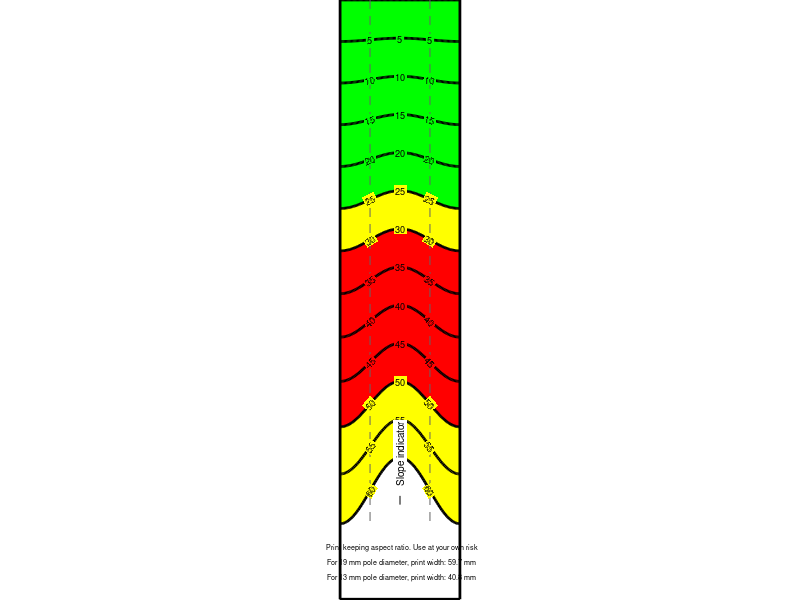

Write the MATLAB code that produced this figure.
%%========================================================================
% THIS CODE WILL CREATE A PNG SKI-POLE INCLINOMETER WITH GNU OCTAVE V.5.2.0
% The inclinometer is ment to be wrapped around the ski-pole
% Author: Ph.D. Miguel LLORENTE ISIDRO
% Contact: m.llorente@igme.es
% Author affiliation: Spanish Geological Survey
% TOS: use at your own risk
% Date: 06/10/2020
% Version: 1.0

%%========================================================================
% REQUIREMENTS: GNU OCTAVE v. 5.2.0 
% You are supposed to know the diameter of your ski-pole, walking stick or 
% whatever cilinder-like object where you plan to wrap the inclinometer
%
% WARNING: there is a plog bug that wont rotate text, however, the png
% that will be created will have rotated text.

clc; clear; close;

%%========================================================================
%% INPUT DATA
% Diameter of the pole and line narrowest separation
d = input ('Input pole diameter (mm, usually 12, 14, 16 or 19): ');
e = input ('Input slope-line spacing (in mm, usually 5): ');
tf=25*d/19; % The fontsize for tags was calibrated for 19 mm diameter pole
lw=2; % The width of the lines marking the slopes, 2 or 3 is ok
%
%%========================================================================
% Preparing basic derivatives
c=d*pi(); % Circunference length of the pole
x=linspace(0,c,101); % equally spaced sampling for representing the sinusoidal
a=deg2rad(linspace(0,60,13)); % equally spaced 5 degree intervals slope planes

% The following describes the sinusoidal representing the intersection of 
% planes at different angles with a cilinder and then dewrapped
yy=[]; % this are the one line arrays describing one angle per line
y=[]; % all yy will be stored into a single matrix

for m = [1:length(a)];
    for n = [1:length(x)];
      yy=[yy, -((c*tan(a(m)))/(2*pi()))*(cos(2*pi()*(x(n)/(c))))-(-((c*tan(a(m)))/(2*pi()))*(cos(2*pi()*(-c/2)/(c))))-(e*rad2deg(a(m))/5)];
    end
  y=[y;yy];
  yy=[];
end


%%========================================================================
% GRAPHING RESULTS
fn = 1; fx = 100; fy = 10; % figure number and screen position
fw = round(c*10); fh = round(abs(min(y(:)))*10+100); % Figure width and height
% Adjusting size of data in plot to fit everything
figure(fn, 'OuterPosition', [fx fy fw fh], 'Position', [fx fy fw fh]);

hold on;
%%------------------------------------------------------------------------
% Background colors
% The green part from 0 to 25 degrees
X=[x,fliplr(x)];  
Y=[y(1, :),fliplr(y(6, :))];
fill(X,Y,'g');
% The yellow part from 25 to 30 degrees, which represents the most common
% friction angle for natural soils and also meaningful for snowavalanch hazard
Y=[y(6, :),fliplr(y(7, :))];
fill(X,Y,'y'); 
% The red part from 30  to 50 degrees, which represents a critical value
% for most natural slopes
Y=[y(7, :),fliplr(y(11, :))];
fill(X,Y,'r');
% The yellow part from 50 to 60 degrees, how the hell is that holding up?
Y=[y(11, :),fliplr(y(13, :))];
fill(X,Y,'y');

clear X Y;

%%------------------------------------------------------------------------ 
% Guiding lines
% Major black guiding lines
plot(x,y, '-', 'linewidth', lw, 'color', [0 0 0]);
% Grey dashed secondary guiding lines
plot( [c/4 c/4], [0 min(y(:))], '--', 'color', [100 100 100]/255);
plot( [3*c/4 3*c/4], [0 min(y(:))], '--', 'color', [100 100 100]/255);

%%------------------------------------------------------------------------
% The tags with all their properties
for i=[2:5];
  tt=num2str(round(rad2deg(a(i))));
  text (c*1/4, (y(i,26)), tt, 'HorizontalAlignment','center', 'FontSize', tf, 'backgroundcolor','green','margin',1,'rotation',rad2deg(a(i))); %left
  text (c*1/2+d/100, (y(i,51)), tt, 'HorizontalAlignment','center', 'FontSize',tf,'backgroundcolor','green','margin',1); %center
  text (c*3/4, (y(i,76)), tt, 'HorizontalAlignment','center', 'FontSize',tf,'backgroundcolor','green','margin',1,'rotation',-rad2deg(a(i))); %right
end

for i=[6:7];
  tt=num2str(round(rad2deg(a(i))));
  text (c*1/4, (y(i,26)), tt, 'HorizontalAlignment','center', 'FontSize',tf,'backgroundcolor','yellow','margin',1,'rotation',rad2deg(a(i)));
  text (c*1/2+d/100, (y(i,51)), tt, 'HorizontalAlignment','center', 'FontSize',tf,'backgroundcolor','yellow','margin',1);
  text (c*3/4, (y(i,76)), tt, 'HorizontalAlignment','center', 'FontSize',tf,'backgroundcolor','yellow','margin',1,'rotation',-rad2deg(a(i))); 
end

for i=[8:10];
  tt=num2str(round(rad2deg(a(i))));
  text (c*1/4, (y(i,26)), tt, 'HorizontalAlignment','center', 'FontSize',tf,'backgroundcolor','red','margin',1,'rotation',rad2deg(a(i)));
  text (c*1/2+d/100, (y(i,51)), tt, 'HorizontalAlignment','center', 'FontSize',tf,'backgroundcolor','red','margin',1);
  text (c*3/4, (y(i,76)), tt, 'HorizontalAlignment','center', 'FontSize',tf,'backgroundcolor','red','margin',1,'rotation',-rad2deg(a(i))); 
end

for i=[11:13];
  tt=num2str(round(rad2deg(a(i))));
  text (c*1/4, (y(i,26)), tt, 'HorizontalAlignment','center','fontsize',tf,'backgroundcolor','yellow','margin',1,'rotation',rad2deg(a(i)));
  text (c*1/2+d/100, (y(i,51)), tt, 'HorizontalAlignment','center', 'fontsize',tf,'backgroundcolor','yellow','margin',1);
  text (c*3/4, (y(i,76)), tt, 'HorizontalAlignment','center', 'fontsize',tf,'backgroundcolor','yellow','margin',1,'rotation',-rad2deg(a(i))); 
end

%%------------------------------------------------------------------------
% More graph properties to keep things smooth and clean
axis equal;
xlim ([0 c]); ylim ([min(y(:))-10 0]);
axis nolabel; axis tick;

%%------------------------------------------------------------------------
%Decorations
% A cute vertical line at the bottom
refx=[c/2 c/2];
refy=[-((c*tan(a(13)))/(2*pi()))*(cos(2*pi()*(x(50)/(c))))-(-((c*tan(a(13)))/(2*pi()))*(cos(2*pi()*(-c/2)/(c))))-(e*rad2deg(a(13))/5)-e  min(y(:))+e/2];
plot(refx, refy, '-', 'color', [0 0 0]);

% A cute bounding box
refx=[0 0 c c];
refy=[0 min(y(:))-9.9 min(y(:))-9.9 0]; % minus 9.9 and not -10 to fit the line inside
plot(refx, refy, '-', 'color', [0 0 0], 'linewidth', lw);

% A cute text annotation at the bottom
text (c/2, min(y(:))+e, 'Slope indicator', 'HorizontalAlignment','left', 'FontWeight','normal', 'rotation',90,'fontsize',tf*1.1, 'backgroundcolor','white', 'margin',1); 
text (c/2+c/50, min(y(:))-3, 'Print keeping aspect ratio. Use at your own risk', 'HorizontalAlignment','center', 'FontWeight','normal','fontsize',tf*0.8); 
text (c/2+c/50, min(y(:))-5, 'For 19 mm pole diameter, print width: 59.7 mm', 'HorizontalAlignment','center', 'FontWeight','normal','fontsize',tf*0.8); 
text (c/2+c/50, min(y(:))-7, 'For 13 mm pole diameter, print width: 40.8 mm', 'HorizontalAlignment','center', 'FontWeight','normal','fontsize',tf*0.8); 
% Setting the size of the chart
t=char(strcat('-S',num2str(fw),{','},num2str(fh)));
%%------------------------------------------------------------------------

% Getting rid of the annoying white margins
set(gca, 'Position', get(gca, 'OuterPosition') - get(gca, 'TightInset') * [0 0 0 0; -10 0 -10 0; 0 0 0 0; 0 0 0 0]);

% Your clinometer in png format, ready to be printed using the circumference
% as width with a scale factor of 1 or keeping aspect ratio as is.
print (fn, 'poleclino.png', '-dpng', t);
hold off;
clear;
